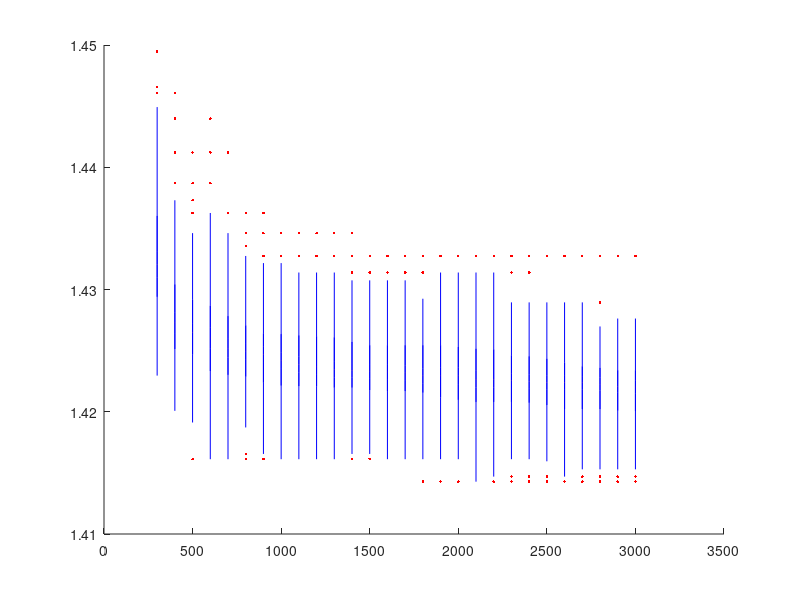

Write MATLAB code to recreate this figure. (Note: this script raises an error after producing the figure.)
close all; clc; clear;

% Load data from two runs
load('OKPAX_20mill_50_3_3_3_DubinsAirplane_trees.mat', 'bestCostMatrix', 'timeGrid');
bestCostMatrix1 = bestCostMatrix;
timeGrid1 = timeGrid;

load('KPAX_20mill_50_3_3_3_DubinsAirplane_trees.mat', 'bestCostMatrix', 'timeGrid');
bestCostMatrix2 = bestCostMatrix;
timeGrid2 = timeGrid;

% Overlay the box plots
figure;
hold on;
boxplot1 = boxplot(bestCostMatrix1', 'positions', timeGrid1, 'colors', [0, 0, 1], 'symbol', '.', 'OutlierSize', 4);
boxplot2 = boxplot(bestCostMatrix2', 'positions', timeGrid2, 'colors', [0.5, 0.5, 0], 'symbol', '.', 'OutlierSize', 4);
hold off;


xlabel('Time (ms)');
ylabel('Solution Cost');
% legend([boxplot1(1), boxplot2(1)], {'Run 1', 'Run 2'}, 'Location', 'best');
grid on;

set(gca, 'XTick', timeGrid);  % Set the x-axis ticks to correspond to your time grid
set(gca, 'XTickLabel', arrayfun(@num2str, timeGrid, 'UniformOutput', false));  % Convert numbers to strings for labels

% Determine the range of the cost data to set y-limits
allData = [bestCostMatrix1(:); bestCostMatrix2(:)];  % Combine all data points
allData = allData(~isnan(allData));  % Remove NaN values which represent missing data
if ~isempty(allData)  % Check if there is any data
    minY = min(allData);
    maxY = max(allData);
    ylim([minY maxY]);  % Set y-limits based on actual data range
else
    disp('No valid data to plot.');
end

% Set figure size
set(gcf, 'PaperUnits', 'inches');
set(gcf, 'PaperSize', [8.5 11]);  % Fixed size in inches (e.g., Letter size)
set(gcf, 'PaperPosition', [0 0 8.5 11]);  % Position on the paper

% Save the figure
fileName = 'DubinsAirplane_trees.pdf';  % Define your filename here
print(gcf, fileName, '-dpdf');  % Save as PDF
